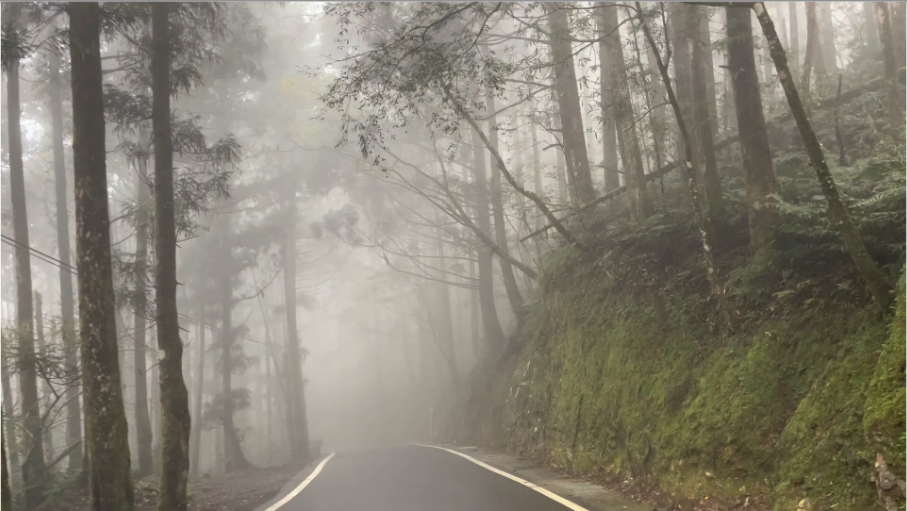
#> input picture v6_dataset/input/01_hazy.png, 907 x 511 px
$ python -i omega_predict_v3.py   (imports and definitions only)
#> lines starting #> are read from the running program, lines starting #| are printed output that depends on the picture
"""
omega_predict_v3.py — Train omega prediction on combined datasets
 - OHaze: use REFINED_OMEGA as ground truth (no table needed, images too large)
 - SOTS_out/SOTS_in: build PSNR tables (small images, fast)

Then train models on combined data and optimize via coordinate descent.
"""
import numpy as np
import cv2
from scipy.ndimage import minimum_filter
import os, glob, sys, time

eps = 1e-6

REFINED_OMEGA = {
    '01_hazy.png': 0.35, '02_hazy.png': 0.45, '03_hazy.png': 0.70,
    '04_hazy.png': 0.20, '05_hazy.png': 0.85, '06_hazy.png': 0.90,
    '07_hazy.png': 0.60, '08_hazy.png': 0.85, '09_hazy.png': 0.80,
    '10_hazy.png': 0.75, '11_hazy.png': 0.65, '12_hazy.png': 0.60,
    '13_hazy.png': 0.85, '14_hazy.png': 0.60, '15_hazy.png': 0.80,
    '16_hazy.png': 0.85, '17_hazy.png': 0.75, '18_hazy.png': 0.85,
    '19_hazy.png': 0.80, '20_hazy.png': 0.85, '21_hazy.png': 0.85,
    '22_hazy.png': 0.45, '23_hazy.png': 0.65, '24_hazy.png': 0.70,
    '25_hazy.png': 0.85, '26_hazy.png': 0.65, '27_hazy.png': 0.60,
    '28_hazy.png': 0.90, '29_hazy.png': 0.80, '30_hazy.png': 0.50,
    '31_hazy.png': 0.65, '32_hazy.png': 0.45, '33_hazy.png': 0.60,
    '34_hazy.png': 0.60, '35_hazy.png': 0.75, '36_hazy.png': 0.70,
    '37_hazy.png': 0.75, '38_hazy.png': 0.70, '39_hazy.png': 0.65,
    '40_hazy.png': 0.65, '41_hazy.png': 0.50, '42_hazy.png': 0.80,
    '43_hazy.png': 0.50, '44_hazy.png': 0.50, '45_hazy.png': 0.80,
}

def box_smooth(src, r=60):
    ks = 2 * r + 1
    return cv2.blur(src.astype(np.float32), (ks, ks)).astype(np.float32)

def airlight_topk(I, k=0.001, ps=15):
    dp = minimum_filter(np.min(I, axis=2), size=ps)
    n = max(1, int(I.shape[0]*I.shape[1]*k))
    fi = dp.flatten(); fI = I.reshape(-1,3)
    top = np.argpartition(fi,-n)[-n:]
    return fI[top[np.argmax(np.max(fI[top], axis=1))]]

# [32 lines left out: functions compute_haze_density, dehaze_no_gf, not called in this run]

def psnr(a, b):
    mse = np.mean((a.astype(np.float64)-b.astype(np.float64))**2)
    return 10*np.log10(255.0**2/mse) if mse > 1e-10 else 999.0

def extract_features(I_bgr, max_pixels=500000):
    """Extract features from hazy image. Downscale if too large."""
    h, w = I_bgr.shape[:2]
    if h * w > max_pixels:
        scale = (max_pixels / (h * w)) ** 0.5
        I_bgr = cv2.resize(I_bgr, (int(w*scale), int(h*scale)))
    I = cv2.cvtColor(I_bgr, cv2.COLOR_BGR2RGB).astype(np.float32) / 255.0
    Ag = airlight_topk(I)
    Ag_max = float(np.max(Ag))
    dc = minimum_filter(np.min(I, axis=2), size=15)
    dc_norm = float(np.mean(dc / (Ag_max + eps)))
    hsv = cv2.cvtColor(I_bgr, cv2.COLOR_BGR2HSV)
    sat = float(hsv[:, :, 1].mean() / 255.0)
    bright = float(I.mean())
    gray = cv2.cvtColor(I_bgr, cv2.COLOR_BGR2GRAY).astype(np.float32)
    dr = float((gray.max() - gray.min()) / 255.0)
    avg_dev = float(np.mean(np.abs(gray - gray.mean())) / 255.0)
    dc_std = float(np.std(dc / (Ag_max + eps)))
    Ag_mean = float(np.mean(Ag))
    contrast = float(np.std(I))
    return [dc_norm, sat, bright, dr, avg_dev, dc_std, Ag_mean, contrast]

FEAT_NAMES = ['dc_norm', 'sat', 'bright', 'dr', 'avg_dev', 'dc_std', 'Ag_mean', 'contrast']

# [27 lines left out: functions get_image_pairs, eval_psnr_from_table, not called in this run]

# [306 lines not run here, left out]

>>> import cv2
>>> picture = cv2.imread('v6_dataset/input/01_hazy.png')
#> picture is the input picture: shape (511, 907, 3); mean B, G, R 116.3, 129.4, 134.4
>>> result = extract_features(picture)
#> in extract_features, `I = cv2.cvtColor(I_bgr, cv2.COLOR_BGR2RGB).astype(np.float32) / 255.0`:
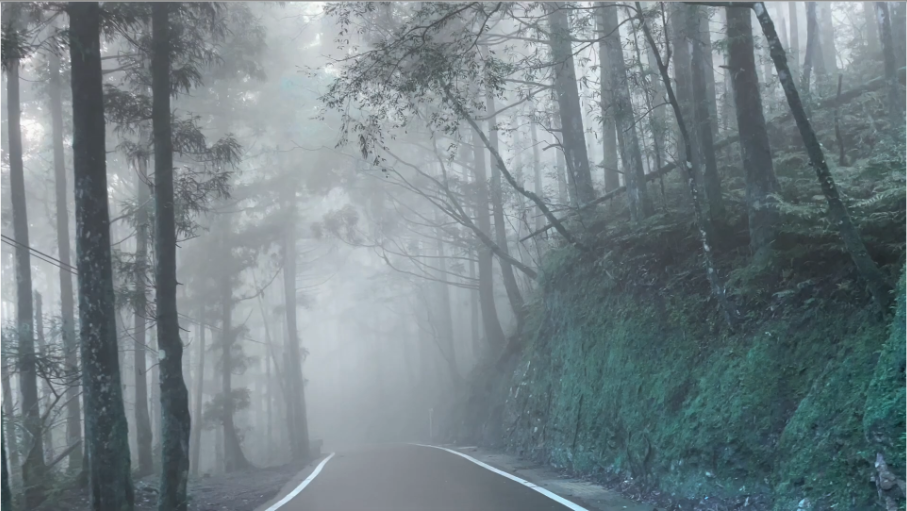
#> I: shape (511, 907, 3) float32; mean B, G, R 0.527, 0.508, 0.456
#> in airlight_topk, `dp = minimum_filter(np.min(I, axis=2), size=ps)`:
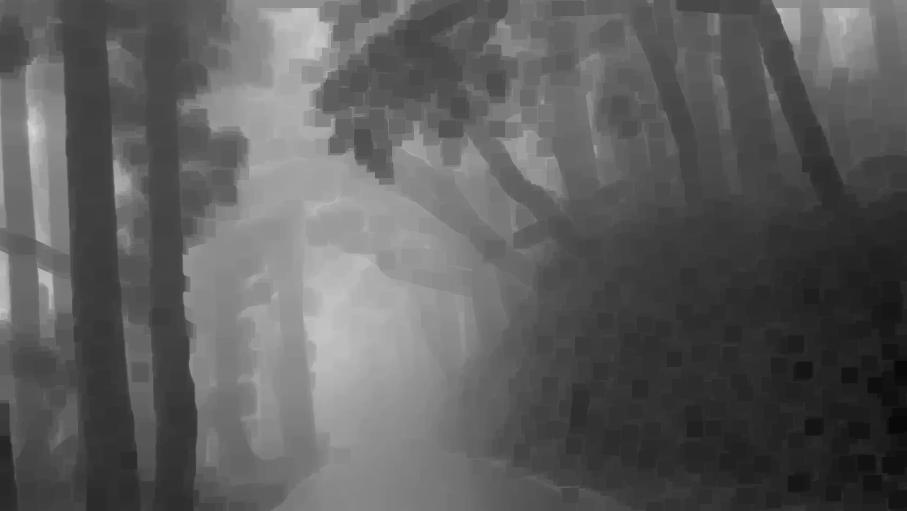
#> dp: shape (511, 907) float32; min 0.0353, max 0.851, mean 0.367
#> in airlight_topk, `top = np.argpartition(fi,-n)[-n:]`: top = 463 values, max 304173 at index 7, min 8465 at index 190, mean 87988
#> in extract_features, `Ag = airlight_topk(I)`: Ag = [0.98, 0.988, 0.984]
#> in extract_features, `Ag_max = float(np.max(Ag))`: Ag_max = 0.988
#> in extract_features, `dc_norm = float(np.mean(dc / (Ag_max + eps)))`: dc_norm = 0.372
#> in extract_features, `hsv = cv2.cvtColor(I_bgr, cv2.COLOR_BGR2HSV)`: hsv: shape (511, 907, 3); mean H, S, V 21, 40.2, 134.5
#> in extract_features, `sat = float(hsv[:, :, 1].mean() / 255.0)`: sat = 0.158
#> in extract_features, `bright = float(I.mean())`: bright = 0.497
#> in extract_features, `gray = cv2.cvtColor(I_bgr, cv2.COLOR_BGR2GRAY).astype(np.float32)`:
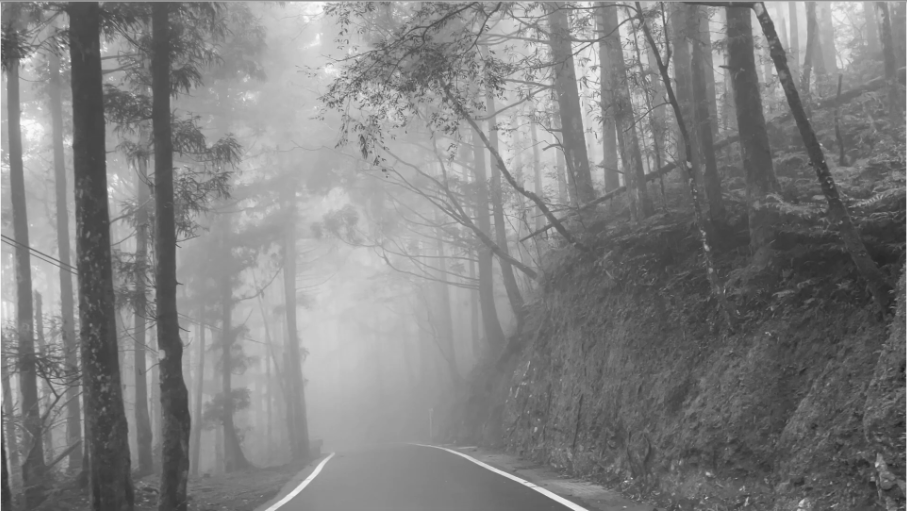
#> gray: shape (511, 907) float32; min 30, max 251, mean 129.4
#> in extract_features, `dr = float((gray.max() - gray.min()) / 255.0)`: dr = 0.867
#> in extract_features, `avg_dev = float(np.mean(np.abs(gray - gray.mean())) / 255.0)`: avg_dev = 0.14
#> in extract_features, `dc_std = float(np.std(dc / (Ag_max + eps)))`: dc_std = 0.161
#> in extract_features, `Ag_mean = float(np.mean(Ag))`: Ag_mean = 0.984
#> in extract_features, `contrast = float(np.std(I))`: contrast = 0.17
#> result = [0.372, 0.158, 0.497, 0.867, 0.14, 0.161, 0.984, 0.17]
